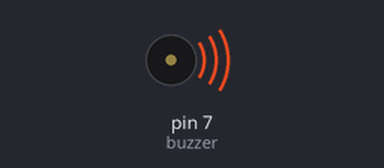
The sketch below on a simulated Arduino Uno, built with avr-gcc and run on an emulated ATmega328P. Shown: buzzer (waves = sounding).

Above: at 0.15 s.
At 7.6 s:
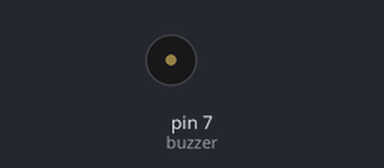
Timing chart, 0 to 14.6 s (numbered marks = the images above):
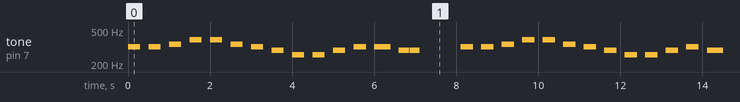

The sketch:

buzzer.ino
```cpp
const int buzzer = 7; //buzzer to arduino pin 9


void setup(){

  pinMode(buzzer, OUTPUT); // Set buzzer - pin 9 as an output

}

void loop(){

//////音符 data //////
//  tone(buzzer, 256);
//  delay(500);        // Do...for 1 sec
//  noTone(buzzer);     // Stop sound...
//  delay(500);        // ...for 1sectone(buzzer, 500);
//
//  tone(buzzer, 288);
//  delay(500);        // Re...for 1 sec
//  noTone(buzzer);     // Stop sound...
//  delay(500);        // ...for 1sectone(buzzer, 500);
//
//  tone(buzzer, 320);
//  delay(500);        // Mi...for 1 sec
//  noTone(buzzer);     // Stop sound...
//  delay(500);        // ...for 1sectone(buzzer, 500);
//
//  tone(buzzer, 341.3);
//  delay(500);        //Fa ...for 1 sec
//  noTone(buzzer);     // Stop sound...
//  delay(500);        // ...for 1sec
//
//  tone(buzzer, 384);
//  delay(500);        // So...for 1 sec
//  noTone(buzzer);     // Stop sound...
//  delay(500);        // ...for 1sectone(buzzer, 500);
//
//  tone(buzzer, 426.6);
//  delay(500);        // La...for 1 sec
//  noTone(buzzer);     // Stop sound...
//  delay(500);        // ...for 1sectone(buzzer, 500);
//
//  tone(buzzer, 480);
//  delay(500);        // Si...for 1 sec
//  noTone(buzzer);     // Stop sound...
//  delay(500);        // ...for 1sectone(buzzer, 500);
//
//  tone(buzzer, 512);
//  delay(500);        // H_Do...for 1 sec
//  noTone(buzzer);     // Stop sound...
//  delay(500);        // ...for 1sectone(buzzer, 500);
//////音符 data //////

//////快樂頌 start//////
  tone(buzzer, 320);
  delay(300);        // Mi...for 1 sec
  noTone(buzzer);     // Stop sound...
  delay(200);        // ...for 1sectone(buzzer, 500);
  tone(buzzer, 320);
  delay(300);        // Mi...for 1 sec
  noTone(buzzer);     // Stop sound...
  delay(200);        // ...for 1sectone(buzzer, 500);
  tone(buzzer, 341.3);
  delay(300);        //Fa ...for 1 sec
  noTone(buzzer);     // Stop sound...
  delay(200);        // ...for 1sec
  tone(buzzer, 384);
  delay(300);        // So...for 1 sec
  noTone(buzzer);     // Stop sound...
  delay(200);        // ...for 1sectone(buzzer, 500);
  tone(buzzer, 384);
  delay(300);        // So...for 1 sec
  noTone(buzzer);     // Stop sound...
  delay(200);        // ...for 1sectone(buzzer, 500);
  tone(buzzer, 341.3);
  delay(300);        //Fa ...for 1 sec
  noTone(buzzer);     // Stop sound...
  delay(200);        // ...for 1sec
  tone(buzzer, 320);
  delay(300);        // Mi...for 1 sec
  noTone(buzzer);     // Stop sound...
  delay(200);        // ...for 1sectone(buzzer, 500);
  tone(buzzer, 288);
  delay(300);        // Re...for 1 sec
  noTone(buzzer);     // Stop sound...
  delay(200);        // ...for 1sectone(buzzer, 500);

  tone(buzzer, 256);
  delay(300);        // Do...for 1 sec
  noTone(buzzer);     // Stop sound...
  delay(200);        // ...for 1sectone(buzzer, 500);
  tone(buzzer, 256);
  delay(300);        // Do...for 1 sec
  noTone(buzzer);     // Stop sound...
  delay(200);        // ...for 1sectone(buzzer, 500);
   tone(buzzer, 288);
  delay(300);        // Re...for 1 sec
  noTone(buzzer);     // Stop sound...
  delay(200);        // ...for 1sectone(buzzer, 500);
   tone(buzzer, 320);
  delay(300);        // Mi...for 1 sec
  noTone(buzzer);     // Stop sound...
  delay(200);        // ...for 1sectone(buzzer, 500);
   tone(buzzer, 320);
  delay(400);        // Mi...for 1 sec
  noTone(buzzer);     // Stop sound...
  delay(200);        // ...for 1sectone(buzzer, 500);
   tone(buzzer, 288);
  delay(250);        // Re...for 1 sec
  noTone(buzzer);     // Stop sound...
  delay(10);        // ...for 1sectone(buzzer, 500);
   tone(buzzer, 288);
  delay(250);        // Re...for 1 sec
  noTone(buzzer);     // Stop sound...
  delay(1000);        // ...for 1sectone(buzzer, 500);

    tone(buzzer, 320);
  delay(300);        // Mi...for 1 sec
  noTone(buzzer);     // Stop sound...
  delay(200);        // ...for 1sectone(buzzer, 500);
  tone(buzzer, 320);
  delay(300);        // Mi...for 1 sec
  noTone(buzzer);     // Stop sound...
  delay(200);        // ...for 1sectone(buzzer, 500);
  tone(buzzer, 341.3);
  delay(300);        //Fa ...for 1 sec
  noTone(buzzer);     // Stop sound...
  delay(200);        // ...for 1sec
  tone(buzzer, 384);
  delay(300);        // So...for 1 sec
  noTone(buzzer);     // Stop sound...
  delay(200);        // ...for 1sectone(buzzer, 500);
  tone(buzzer, 384);
  delay(300);        // So...for 1 sec
  noTone(buzzer);     // Stop sound...
  delay(200);        // ...for 1sectone(buzzer, 500);
  tone(buzzer, 341.3);
  delay(300);        //Fa ...for 1 sec
  noTone(buzzer);     // Stop sound...
  delay(200);        // ...for 1sec
  tone(buzzer, 320);
  delay(300);        // Mi...for 1 sec
  noTone(buzzer);     // Stop sound...
  delay(200);        // ...for 1sectone(buzzer, 500);
  tone(buzzer, 288);
  delay(300);        // Re...for 1 sec
  noTone(buzzer);     // Stop sound...
  delay(200);        // ...for 1sectone(buzzer, 500);

  tone(buzzer, 256);
  delay(300);        // Do...for 1 sec
  noTone(buzzer);     // Stop sound...
  delay(200);        // ...for 1sectone(buzzer, 500);
  tone(buzzer, 256);
  delay(300);        // Do...for 1 sec
  noTone(buzzer);     // Stop sound...
  delay(200);        // ...for 1sectone(buzzer, 500);
   tone(buzzer, 288);
  delay(300);        // Re...for 1 sec
  noTone(buzzer);     // Stop sound...
  delay(200);        // ...for 1sectone(buzzer, 500);
   tone(buzzer, 320);
  delay(300);        // Mi...for 1 sec
  noTone(buzzer);     // Stop sound...
  delay(200);        // ...for 1sectone(buzzer, 500);

   tone(buzzer, 288);
  delay(400);        // Re...for 1 sec
  noTone(buzzer);     // Stop sound...
  delay(200);        // ...for 1sectone(buzzer, 500);
  tone(buzzer, 256);
  delay(250);        // Do...for 1 sec
  noTone(buzzer);     // Stop sound...
  delay(10);        // ...for 1sectone(buzzer, 500);
    tone(buzzer, 256);
  delay(250);        // Do...for 1 sec
  noTone(buzzer);     // Stop sound...
  delay(1000);        // ...for 1sectone(buzzer, 500);
//////快樂頌 end//////

//////命運交響曲 start//////
    tone(buzzer, 384);
  delay(300);        // So...for 1 sec
  noTone(buzzer);     // Stop sound...
  delay(200);        // ...for 1sectone(buzzer, 500);
    tone(buzzer, 384);
  delay(300);        // So...for 1 sec
  noTone(buzzer);     // Stop sound...
  delay(200);        // ...for 1sectone(buzzer, 500);
    tone(buzzer, 384);
  delay(300);        // So...for 1 sec
  noTone(buzzer);     // Stop sound...
  delay(200);        // ...for 1sectone(buzzer, 500);
    tone(buzzer, 311);
  delay(600);        // Mi...for 1 sec
  noTone(buzzer);     // Stop sound...
  delay(1000);        // ...for 1sectone(buzzer, 500);
    tone(buzzer, 341.3);
  delay(300);        //Fa ...for 1 sec
  noTone(buzzer);     // Stop sound...
  delay(200);        // ...for 1sec
    tone(buzzer, 341.3);
  delay(300);        //Fa ...for 1 sec
  noTone(buzzer);     // Stop sound...
  delay(200);        // ...for 1sec
    tone(buzzer, 341.3);
  delay(300);        //Fa ...for 1 sec
  noTone(buzzer);     // Stop sound...
  delay(200);        // ...for 1sec
    tone(buzzer, 288);
  delay(600);        // Re...for 1 sec
  noTone(buzzer);     // Stop sound...
  delay(1000);        // ...for 1sectone(buzzer, 500);
//////命運交響曲 end//////
}
```

Measured:
- by itself, tone on pin 7 (buzzer): plays 320 Hz for 0.30 s, 320 Hz for 0.30 s, 341 Hz for 0.30 s, 384 Hz for 0.30 s, 384 Hz for 0.30 s, 341 Hz for 0.30 s … (224 notes in this stretch)
